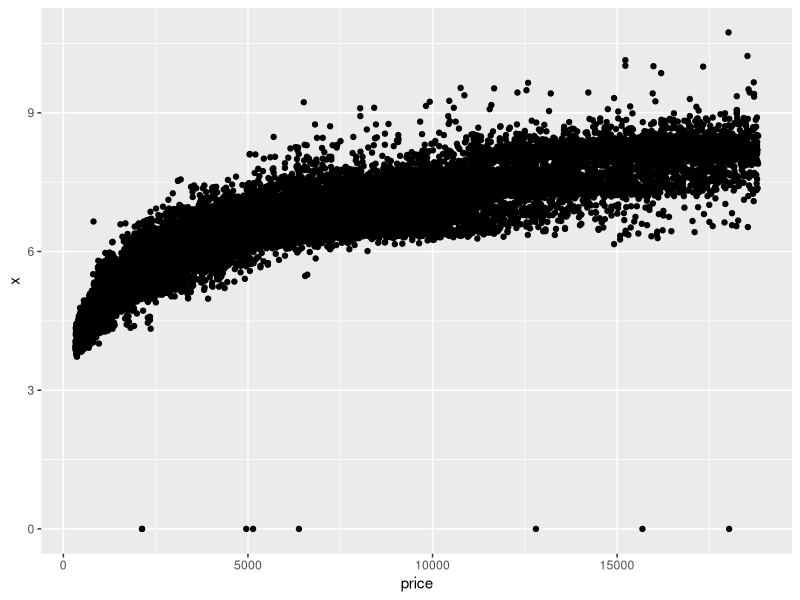
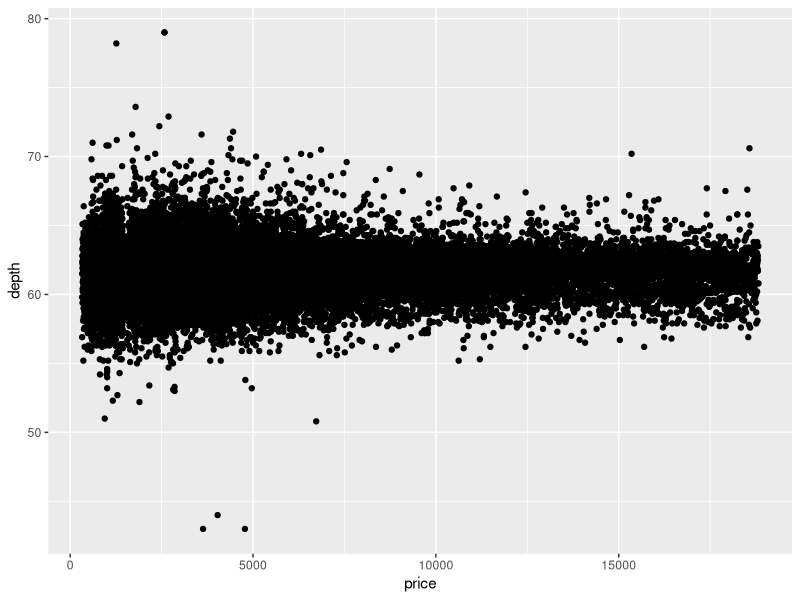
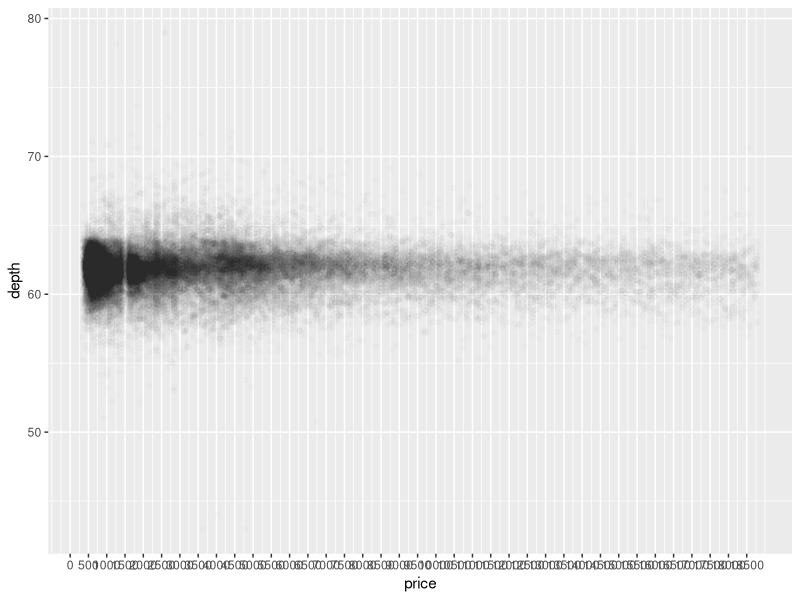
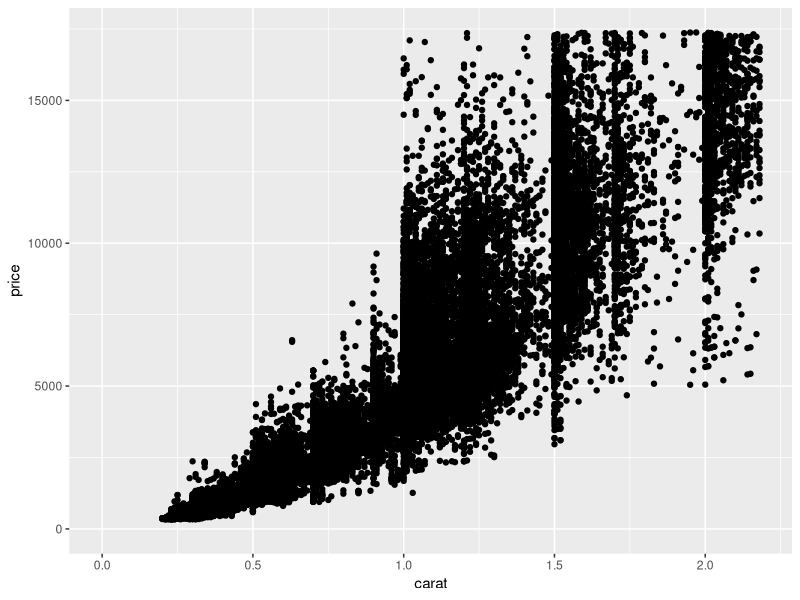
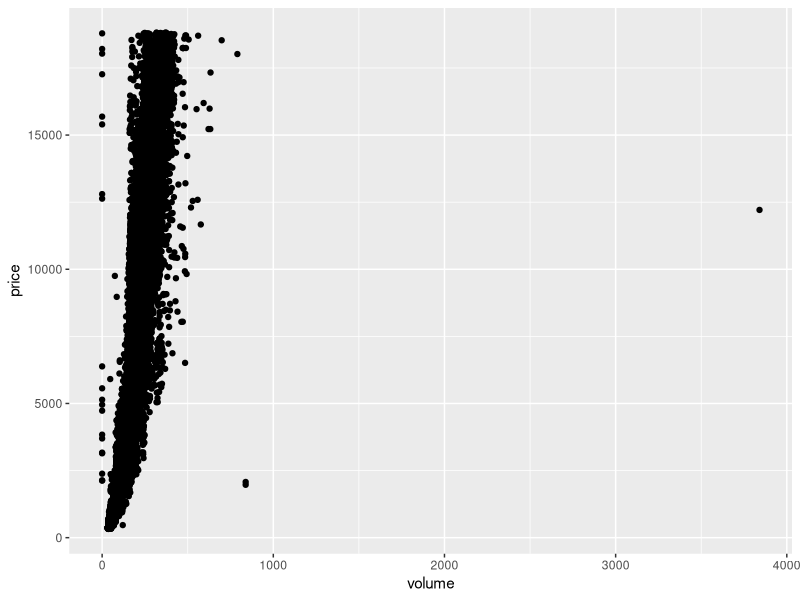
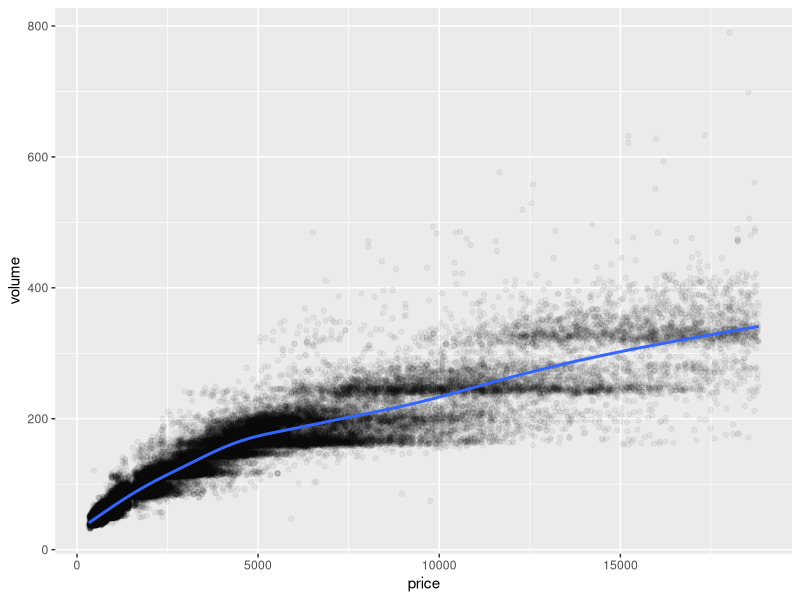

Generate these figures, in order, with R: (Note: this script raises an error after producing the figures.)
## ---- chunk 1
library(ggplot2) #must load the ggplot package first
data(diamonds) #loads the diamonds data set since it comes with the ggplot package

summary(diamonds)

?diamonds

summary(diamonds$color)

str(diamonds)
## ---- chunk 2
ggplot(data=diamonds, aes(x=price, y=x)) +
  geom_point()

## ---- chunk 3

round(with(diamonds, cor(price, x)),2)
round(with(diamonds, cor(price, y)),2)
round(with(diamonds, cor(price, z)),2)

range(diamonds$price)
## ---- chunk 4
ggplot(data=diamonds, aes(x=price, y=depth)) +
  geom_point()

## ---- chunk 5
# Change the code to make the transparency of the
# points to be 1/100 of what they are now and mark
# the x-axis every 2 units. See the instructor notes
# for two hints.
ggplot(data=diamonds, aes(x=price, y=depth)) +
  geom_jitter(alpha = 1/100) +
  scale_x_continuous(breaks=seq(0,18823,500))

## ---- chunk 6

round(with(diamonds, cor(price, depth)),2)
## ---- chunk 7
# Create a scatterplot of price vs carat
# and omit the top 1% of price and carat
# values.
ggplot(data=diamonds, aes(x=carat, y=price)) +
  geom_point() +
  xlim(0, quantile(diamonds$carat, 0.99)) +
  ylim(0, quantile(diamonds$price, 0.99))
## ---- chunk 8
# Create a scatterplot of price vs. volume (x * y * z).
# This is a very rough approximation for a diamond's volume.
diamonds$volume <- diamonds$x * diamonds$y * diamonds$z

# Create a new variable for volume in the diamonds data frame.
# This will be useful in a later exercise.
ggplot(data=diamonds, aes(x=volume, y=price)) +
  geom_point() 
## ---- chunk 9
library(plyr)
count(diamonds$volume == 0)
detach("package:plyr", unload=TRUE)

## ---- chunk 10
round(with(subset(diamonds, volume > 0 & volume < 800), cor(price, volume)), 2)
## ---- chunk 11
# Subset the data to exclude diamonds with a volume
# greater than or equal to 800. Also, exclude diamonds
# with a volume of 0. Adjust the transparency of the
# points and add a linear model to the plot. (See the
# Instructor Notes or look up the documentation of
# geom_smooth() for more details about smoothers.)
ggplot(data=subset(diamonds, volume > 0 & volume < 800), aes(x=price, y=volume)) +
  geom_jitter(alpha= 1/20) +
  geom_smooth()

# We encourage you to think about this next question and
# to post your thoughts in the discussion section.

# Do you think this would be a useful model to estimate
# the price of diamonds? Why or why not?

## ---- chunk 12
# Use the function dplyr package
# to create a new data frame containing
# info on diamonds by clarity.

# Name the data frame diamondsByClarity

# The data frame should contain the following
# variables in this order.

#       (1) mean_price
#       (2) median_price
#       (3) min_price
#       (4) max_price
#       (5) n

# where n is the number of diamonds in each
# level of clarity.
library(dplyr)
diamonds_group <- group_by(diamonds, clarity)
diamonds.diamondsByClarify <- summarise(diamonds_group,
                                        mean_price = mean(price),
                                        median_price = median(price),
                                        min_price = min(price),
                                        max_price = max(price),
                                        n = n())

## ---- chunk 13
# We’ve created summary data frames with the mean price
# by clarity and color. You can run the code in R to
# verify what data is in the variables diamonds_mp_by_clarity
# and diamonds_mp_by_color.

# Your task is to write additional code to create two bar plots
# on one output image using the grid.arrange() function from the package
# gridExtra.

diamonds_by_clarity <- group_by(diamonds, clarity)
diamonds_mp_by_clarity <- summarise(diamonds_by_clarity, mean_price = mean(price))

diamonds_by_color <- group_by(diamonds, color)
diamonds_mp_by_color <- summarise(diamonds_by_color, mean_price = mean(price))

p1 <- ggplot(data=diamonds_mp_by_clarity, aes(x=clarity, y=mean_price)) +
  geom_bar(stat='identity')
p2 <- ggplot(data=diamonds_mp_by_color, aes(x=color,y=mean_price)) +
  geom_bar(stat='identity')

grid.arrange(p1,p2)
